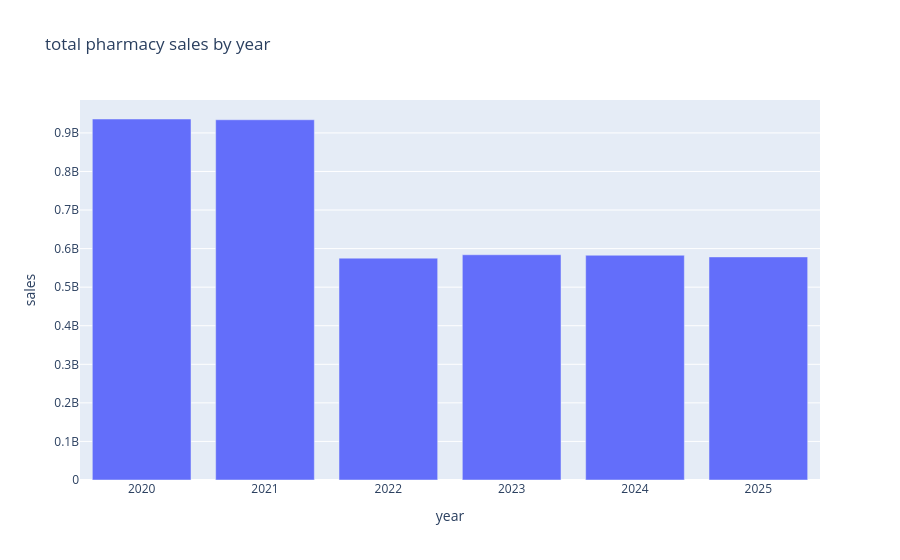

The code cell stored with this chart in its notebook:
### Code cell
# bar chart shows total pharmacy sales for each year

yearly_sales = df.groupby("year", as_index=False)["sales"].sum()
fig = px.bar(yearly_sales, x="year", y="sales",
             title="total pharmacy sales by year")
fig.show()

### Figure 1 — Plotly figure (JSON) as saved in the notebook; plotly's stock layout.template omitted (floating-point values rounded to 4 significant figures)
{"data": [{"hovertemplate": "year=%{x}<br>sales=%{y}<extra></extra>", "legendgroup": "", "marker": {"color": "#636efa", "pattern": {"shape": ""}}, "name": "", "orientation": "v", "showlegend": false, "textposition": "auto", "type": "bar", "x": [2020, 2021, 2022, 2023, 2024, 2025], "xaxis": "x", "y": [936100000.0, 934100000.0, 575300000.0, 584000000.0, 582800000.0, 578500000.0], "yaxis": "y"}], "layout": {"barmode": "relative", "legend": {"tracegroupgap": 0}, "title": {"text": "total pharmacy sales by year"}, "xaxis": {"anchor": "y", "domain": [0, 1], "title": {"text": "year"}}, "yaxis": {"anchor": "x", "domain": [0, 1], "title": {"text": "sales"}}}}
